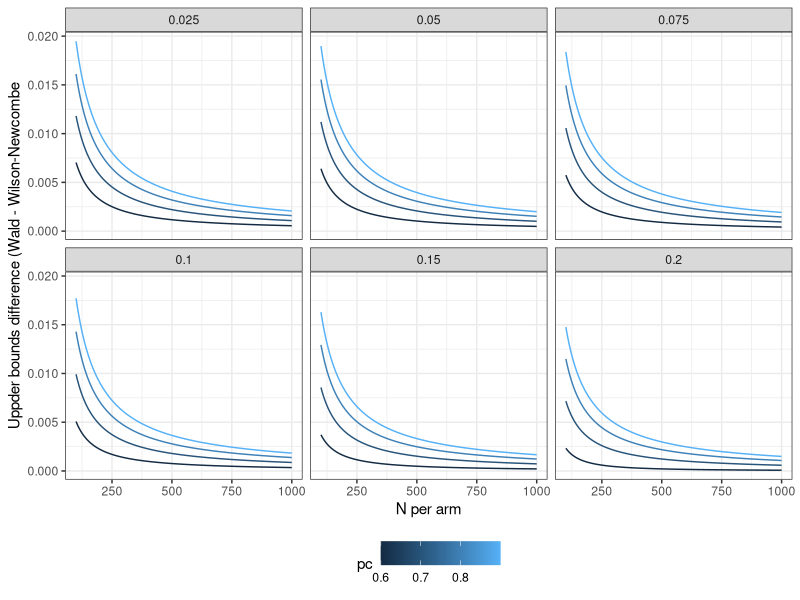

Reproduce this figure in R.
library(dplyr)
library(purrr)
library(ggplot2)


alpha <- 0.025


#calculates upper bound for wald
wald.ub <- function(n, pc, pt, alpha){
  pc- pt + qnorm(1-alpha)*sqrt(pc*(1 - pc)/n + pt*(1 - pt)/n)
}

#calculates upper bound for wn
wn.ub <- function(n, pc, pt, alpha){
  z = qnorm(1-alpha)
  pc - pt + z*sqrt( 1/(n*(1 + z^2/n)^2)*
                      ( (1-z^2/n)*(pc*(1-pc) + pt*(1-pt)) 
                        + z*((1-2*pc)*sqrt(pc*(1-pc)/n + z^2/(4*n^2)) +
                               (1-2*pt)*sqrt(pt*(1-pt)/n + z^2/(4*n^2))  )
                        + z^2/n)  
  )
}


xx <- expand.grid(pc = seq(0.6, 0.9, 0.1),
                  M2 = c(0.025, 0.05, 0.075, 0.1, 0.15, 0.2),
                  n = seq(100, 1000, 5))%>%
  mutate(pt = pc - M2)

xx1 <- xx%>%
  mutate(wald.ub = pmap_dbl(list(n, pc, pt), wald.ub, alpha = alpha),
         wn.ub = pmap_dbl(list(n, pc, pt), wn.ub, alpha = alpha),
         up.diff = wald.ub - wn.ub)


ub.comp.plot <-
xx1%>%
  ggplot(aes(x = n, y = up.diff)) +
  geom_line(aes(group = pc, color = pc)) +
  facet_wrap(~M2) +
  labs(x = "N per arm",
       y = "Uppder bounds difference (Wald - Wilson-Newcombe", color='pc') +
  theme_bw() +
  theme(legend.position = "bottom")



pdf("cluster/checks/ub_comparison.pdf")
ub.comp.plot
dev.off()





